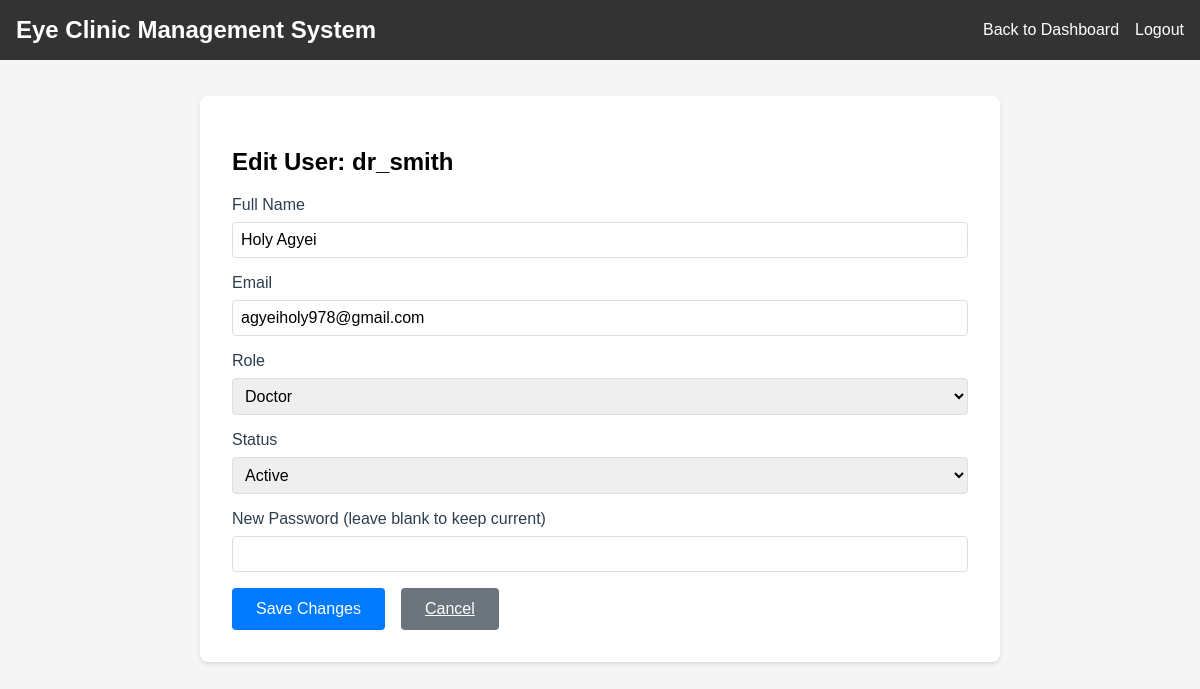
/admin/users/2/edit (signed in), run on an earlier commit of the app's database.
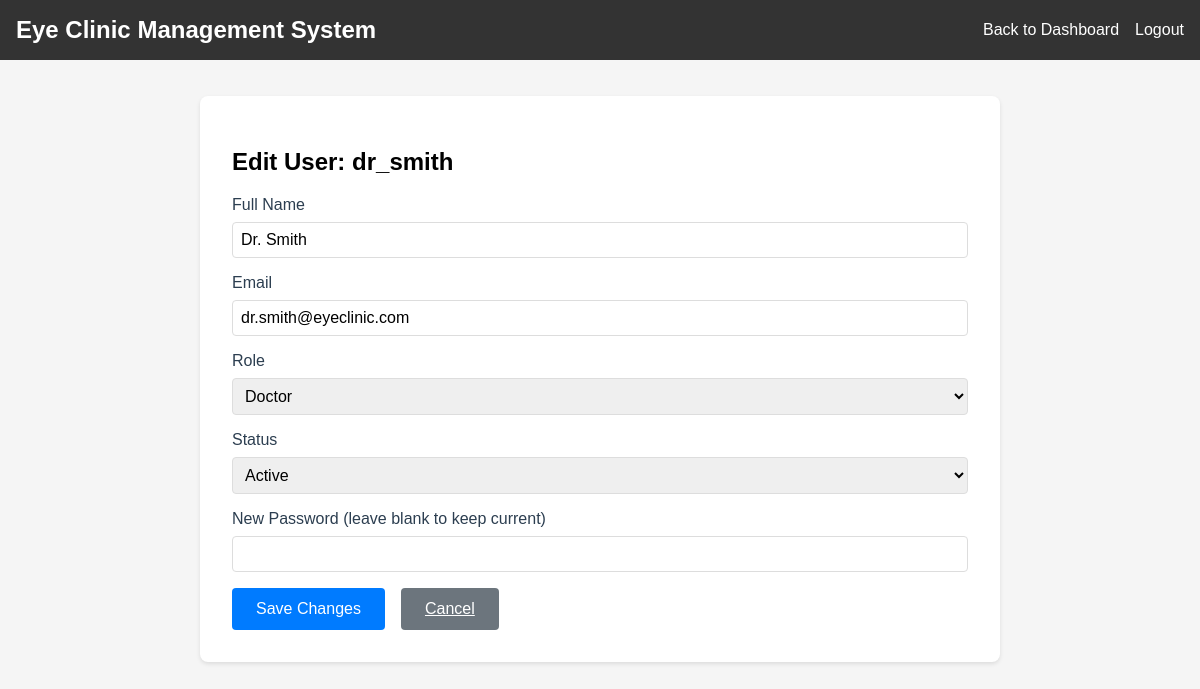
And on a later commit of the database.
### models.py (models this page shows, shortened)
class User(db.Model):
    id = db.Column(db.Integer, primary_key=True)
    username = db.Column(db.String(80), unique=True, nullable=False)
    email = db.Column(db.String(120), unique=True, nullable=False)
    password_hash = db.Column(db.String(120), nullable=False)
    role = db.Column(db.String(80), nullable=False)
    name = db.Column(db.String(120))
    status = db.Column(db.String(20), default='active')
    last_login = db.Column(db.DateTime, default=lambda: datetime.now(timezone.utc))
    custom_permissions = db.Column(db.String(500))  # Store tab permissions as comma-separated string
    created_at = db.Column(db.DateTime, default=lambda: datetime.now(timezone.utc))
    updated_at = db.Column(db.DateTime, default=lambda: datetime.now(timezone.utc), onupdate=lambda: datetime.now(timezone.utc))

### app.py (the view, shortened to what this page needs)
@app.route('/admin/users/<int:user_id>/edit', methods=['GET', 'POST'])
@login_required
@admin_required
def edit_user(user_id):
    user = User.query.get_or_404(user_id)
    return render_template('edit_user.html', user=user, available_roles=AVAILABLE_ROLES)

### app.py (called while the page is built)
def login_required(f):
    @wraps(f)
    def decorated_function(*args, **kwargs):
        if 'username' not in session:
            flash('Please log in first.')
            return redirect(url_for('login'))
        return f(*args, **kwargs)
    return decorated_function

def admin_required(f):
    @wraps(f)
    def decorated_function(*args, **kwargs):
        if 'role' not in session or session['role'] != 'Admin':
            flash('Admin access required.')
            return redirect(url_for('dashboard'))
        return f(*args, **kwargs)
    return decorated_function

### templates/edit_user.html (shortened to what this page needs)
<!DOCTYPE html>
<html lang="en">
<head>
</head>
<body>
    <div class="navbar">
        <div>
            <h2 style="margin: 0;">Eye Clinic Management System</h2>
        </div>
        <div style="display: flex; align-items: center; gap: 1rem;">
            <a href="{{ url_for('dashboard') }}">Back to Dashboard</a>
            <a href="{{ url_for('logout') }}">Logout</a>
        </div>
    </div>
    <div class="main-content">
        <div class="card">
            <h2>Edit User: {{ user.username }}</h2>
            <form method="POST">
                <div class="form-group">
                    <label for="name">Full Name</label>
                    <input type="text" id="name" name="name" class="form-control" value="{{ user.name }}" required>
                </div>
                <div class="form-group">
                    <label for="email">Email</label>
                    <input type="email" id="email" name="email" class="form-control" value="{{ user.email }}" required>
                </div>
                <div class="form-group">
                    <label for="role">Role</label>
                    <select id="role" name="role" class="form-control" required>
                        {% for role in available_roles %}
                            <option value="{{ role }}" {% if role == user.role %}selected{% endif %}>{{ role }}</option>
                        {% endfor %}
                    </select>
                </div>
                <div class="form-group">
                    <label for="status">Status</label>
                    <select id="status" name="status" class="form-control" required>
                        <option value="active" {% if user.status == 'active' %}selected{% endif %}>Active</option>
                    </select>
                </div>
                <div class="form-group">
                    <label for="password">New Password (leave blank to keep current)</label>
                    <input type="password" id="password" name="password" class="form-control">
                </div>
                <div class="button-group">
                    <button type="submit" class="btn btn-primary">Save Changes</button>
                    <a href="{{ url_for('dashboard') }}" class="btn btn-secondary">Cancel</a>
                </div>
            </form>
        </div>
    </div>
</body>
</html>

What changed in the data, as far as the page shows it:
changed User "dr_smith": name "Holy Agyei" → "Dr. Smith"; email "agyeiholy978@gmail.com" → "dr.smith@eyeclinic.com"
